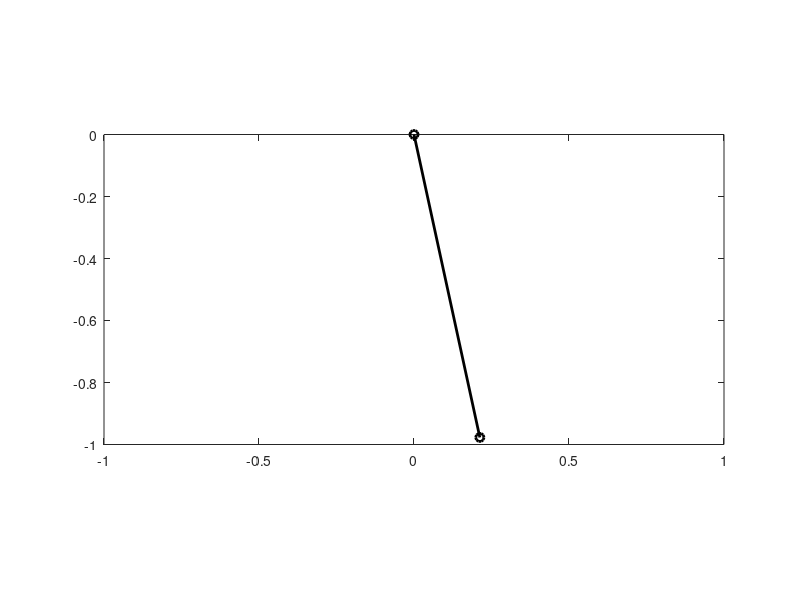

Source code (MATLAB):
%========================================================
%=============== Animação pêndulo simples ===============
%========================================================
% Autor: Christian Danner Ramos de Carvalho
%========================================================

% Define as condições iniciais
t = 0; % tempo inicial
theta = pi/4; % ângulo inicial
omega = 0; % velocidade angular inicial

% Define os parâmetros do pêndulo
g = 9.8; % aceleração da gravidade
L = 1; % comprimento do pêndulo

% Define o intervalo de tempo
dt = 0.01; % passo de tempo
t_final = 10; % tempo final

% Inicializa os arrays para armazenar os dados
num_steps = t_final/dt + 1; % número de pontos a serem plotados
t_array = zeros(1, num_steps); % array para armazenar os tempos
theta_array = zeros(1, num_steps); % array para armazenar os ângulos
omega_array = zeros(1, num_steps); % array para armazenar as velocidades angulares

% Executa o loop de animação
for i = 1:num_steps
    % Armazena os dados em cada passo
    t_array(i) = t;
    theta_array(i) = theta;
    omega_array(i) = omega;
    
    % Atualiza as condições com base nas equações do pêndulo
    omega = omega - (g/L)*sin(theta)*dt;
    theta = theta + omega*dt;
    t = t + dt;
end

% Plota a animação
for i = 1:num_steps
    clf; % limpa a figura anterior
    x = L*sin(theta_array(i)); % coordenada x do pêndulo
    y = -L*cos(theta_array(i)); % coordenada y do pêndulo
    plot([0 x], [0 y], 'k-o', 'LineWidth', 2); % plota o pêndulo
    axis equal; % mantém as escalas de x e y iguais
    axis([-L L -L 0]); % define o intervalo dos eixos
    pause(0.01); % aguarda um momento antes de atualizar a tela
end
